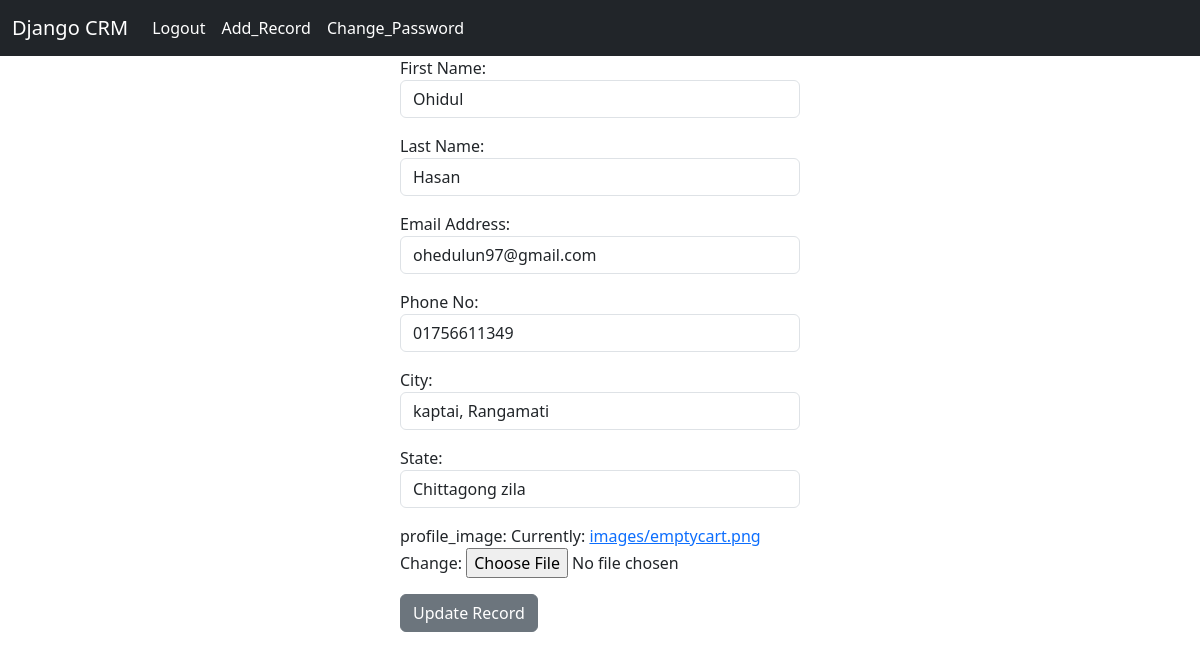
The app's page /update/3 (signed in) with its own data.
### crm/models.py (models this page shows)
class Record(models.Model):
    created_at = models.DateTimeField(auto_now_add=True)
    first_name = models.CharField(max_length=70)
    last_name = models.CharField(max_length=70)
    email = models.CharField(max_length=70)
    phone = models.CharField(max_length=70)
    city = models.CharField(max_length=70)
    state = models.CharField(max_length=70)
    profile_image = models.ImageField(null=True, blank=True, upload_to="images/")

### crm/views.py (the view)
# urls.py: path('update/<int:pk>', views.update_record, name='update'),
def update_record(request, pk):
    if request.user.is_authenticated:
        current_record = Record.objects.get(id=pk)
        form = Addrecord(request.POST or None, request.FILES or None, instance=current_record)
        if form.is_valid():
            form.save()
            messages.success(request, 'Record Updated succesfully.....')
            return redirect('home')
        return render(request, 'update.html', {'form': form})
    else:
        messages.success(request, 'You are  not login! please login to update records')
        return redirect('home')

### crm/forms.py
class Addrecord(forms.ModelForm):
    first_name = forms.CharField(label='First Name', widget=forms.TextInput(attrs={'class': 'form-control'}))
    last_name = forms.CharField(label='Last Name', widget=forms.TextInput(attrs={'class': 'form-control'}))
    email = forms.EmailField(label='Email Address', widget=forms.TextInput(attrs={'class': 'form-control'}))
    phone = forms.CharField(label='Phone No', widget=forms.TextInput(attrs={'class': 'form-control'}))
    city = forms.CharField(label='City', widget=forms.TextInput(attrs={'class': 'form-control'}))
    state = forms.CharField(label='State', widget=forms.TextInput(attrs={'class': 'form-control'}))
    profile_image = forms.ImageField(label='profile_image')
    class Meta:
        model = Record
        fields = ['first_name', 'last_name', 'email', 'phone', 'city', 'state', 'profile_image']

### templates/update.html (shortened to what this page needs)
{% extends 'base.html' %}
{% block content %}
<div class="col-4 offset-4">
    <form action=" " method="post" enctype="multipart/form-data">
   {{form.as_p}}
    <button type="submit" class="btn btn-secondary">Update Record</button>
    </form>
    </div>
{% endblock content %}

### records on screen
Record: first_name "Ohidul", last_name "Hasan", email "ohedulun97@gmail.com", phone "01756611349", city "kaptai, Rangamati", state "Chittagong zila"
